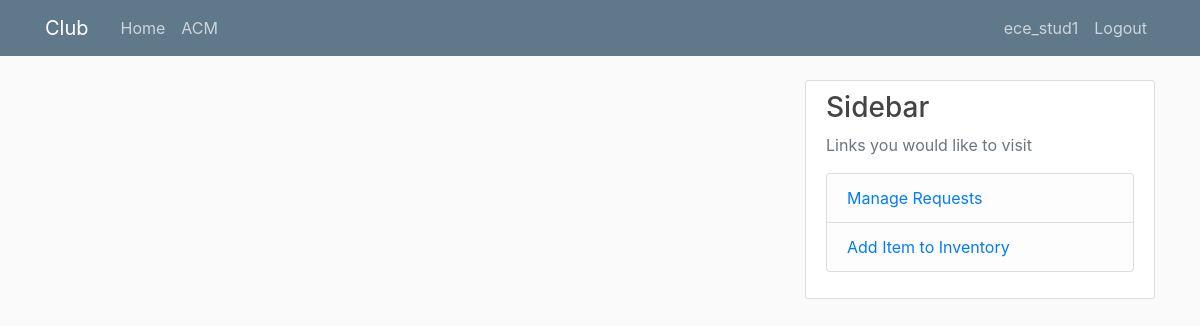
The page /user/Your-Inventory/ (signed in) on the database as committed earlier.
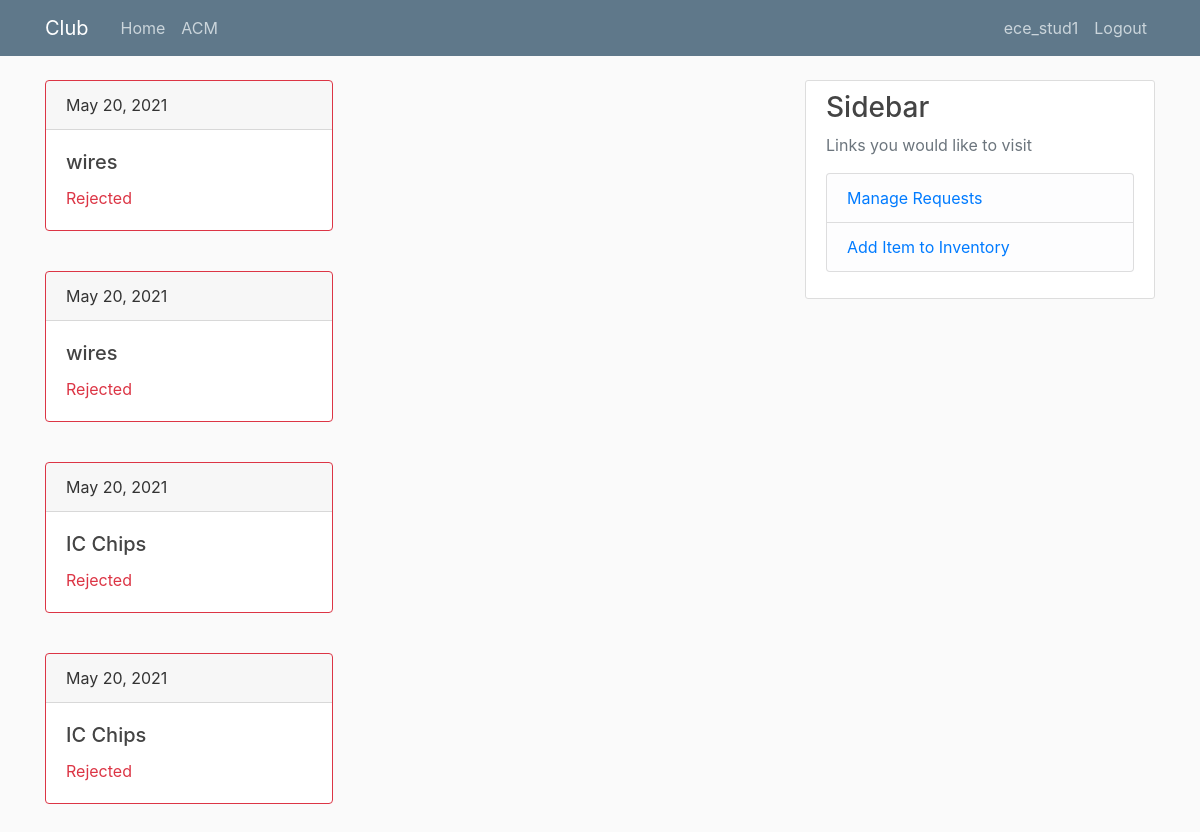
The same page on the database as committed later.
### User/models.py (models this page shows, shortened)
class User(AbstractBaseUser):
    YEAR = (
        (1, 'First Year'),
        (2, 'Second Year'),
        (3, 'Third Year'),
        (4, 'Fourth Year')
    )
    userName         = models.CharField(verbose_name = "Username", max_length = 27, unique = True)
    email            = models.CharField(verbose_name = 'Email Address', max_length = 27, unique = True)
    name             = models.CharField(verbose_name = 'First Name',max_length = 27)
    year             = models.IntegerField(verbose_name = 'Year', choices = YEAR, default = 2)
    roll             = models.CharField(verbose_name = 'Roll Number', max_length = 10)
    department       = models.CharField(verbose_name = 'Department', max_length = 20)
    mobileNumber     = models.CharField(verbose_name = 'Mobile Number',max_length = 27 ,unique = True)
    club             = models.ForeignKey(Club, default = None, on_delete = models.SET_NULL ,related_name = 'Club_Member', null = True, blank = True)
    is_convener      = models.BooleanField(default = False)
    is_active        = models.BooleanField(default = True)
    is_admin         = models.BooleanField(default = False)
    objects = CustUserManager()
    USERNAME_FIELD  = 'userName'
    REQUIRED_FIELDS = ['email', 'name', 'roll', 'year', 'department', 'mobileNumber', ]

### Club/models.py (models this page shows, shortened)
class Club(models.Model):
    name        = models.CharField(verbose_name = 'Club Name', max_length = 24)
    convener    = models.ForeignKey("User.User", default = None, on_delete = models.SET_NULL, related_name = 'Convener', null = True, blank = True)
    dateCreated = models.DateField(default = timezone.now)
    def __str__(self):
        return self.name

class ItemRequest(models.Model):
    memberID    = models.ForeignKey("User.User", on_delete = models.CASCADE)
    itemID      = models.ForeignKey(Items, on_delete = models.CASCADE)
    createdOn   = models.DateField(default=timezone.now)
    requested   = models.IntegerField(verbose_name="Number of requested items ")
    club        = models.ForeignKey(Club, on_delete = models.CASCADE)
    status      = models.ForeignKey(RequestStatus, on_delete = models.CASCADE)

class Items(models.Model):
    name     = models.CharField(verbose_name = 'Item Name', max_length = 200, unique = False)
    quantity = models.IntegerField(verbose_name = 'Quantity')
    club     = models.ForeignKey(Club, on_delete = models.CASCADE, related_name = 'item_club')

class RequestStatus(models.Model):
    description = models.CharField(max_length=27)

### User/views.py (the view)
# urls.py: path("Your-Inventory/", YourInventory, name = 'Your Inventory'),
def YourInventory(request):
    user = request.user
    requestsPending = ItemRequest.objects.filter(memberID = user).filter(status = RequestStatus.objects.all()[1])
    requestsAccepted = ItemRequest.objects.filter(memberID = user).filter(status = RequestStatus.objects.all()[0])
    requestsRejected = ItemRequest.objects.filter(memberID = user).filter(status = RequestStatus.objects.all()[2])
    context = {'pending':requestsPending, 'accepted' : requestsAccepted, 'rejected' : requestsRejected}
    return render(request, 'User/Inventory.html', context)

### User/templates/User/Inventory.html (shortened to what this page needs)
{% extends "User/Base.html" %}
{% block content %}
{% for p in rejected %}
<div class="card border-danger mb-3" style="max-width: 18rem;">
  <div class="card-header">{{ p.createdOn }}</div>
  <div class="card-body text-danger">
    <h5 class="card-title">{{ p.itemID.name }}</h5>
    <p class="card-text">{{ p.status.description }}</p>
  </div>
</div>
<br>
{% endfor %}
{% endblock content %}

### User/templates/User/Base.html (shortened to what this page needs)
{% load static %}
<!DOCTYPE html>
<html>
<head>
    <link rel="stylesheet" href="https://maxcdn.bootstrapcdn.com/bootstrap/4.0.0/css/bootstrap.min.css">
    <link rel="stylesheet" type="text/css" href="{% static 'User/main.css' %}">
</head>
<body>
    <header class="site-header">
      <nav class="navbar navbar-expand-md navbar-dark bg-steel fixed-top">
        <div class="container">
          <a class="navbar-brand mr-4" href="{% url 'home' %}">Club</a>
          <div class="collapse navbar-collapse" id="navbarToggle">
            <div class="navbar-nav mr-auto">
              <a class="nav-item nav-link" href="{% url 'home' %}">Home</a>
              {% if user.is_authenticated %}
                {% if user.is_convener %}
                  <a class="nav-item nav-link" href="{% url 'Club Details' %}">{{ user.club }}</a>
                {% else %}
                  <a class="nav-item nav-link" href="{% url 'Your Inventory' %}">Your Inventory</a>
                {% endif %}
              {% endif %}
            </div>
            <div class="navbar-nav">
            {% if user.is_authenticated %}
                <a class="nav-item nav-link" href="{% url 'Your Profile' %}">{{ user.userName }}</a>
                <a class="nav-item nav-link" href="{% url 'logout' %}">Logout</a>
            {% else %}
                <a class="nav-item nav-link" href="{% url 'login' %}">Login</a>
                <a class="nav-item nav-link" href="{% url 'register' %}">Register</a>
            {% endif %}
            </div>
          </div>
        </div>
      </nav>
    </header>
    <main role="main" class="container">
      <div class="row">
        <div class="col-md-8">
          {% block content %}{% endblock %}
        </div>
        <div class="col-md-4">
          <div class="content-section">
            <h3>Sidebar</h3>
            <p class='text-muted'>Links you would like to visit
              <ul class="list-group">
              {% if user.is_convener %}
                <li class="list-group-item list-group-item-light"><a href = "{% url 'Manage Request' %}">Manage Requests</a></li>
                <li class="list-group-item list-group-item-light"><a href = "{% url 'Add Item' %}">Add Item to Inventory</a></li>
              {% endif %}
              </ul>
            </p>
          </div>
        </div>
      </div>
    </main>
</body>
</html>

### User/static/User/main.css (style rules this page uses)
body { background: #fafafa; color: #333333; margin-top: 5rem; margin-bottom: 120px; }
h1, h2, h3, h4, h5, h6 { color: #444444; }
ul { margin: 0; }
.bg-steel { background-color: #5f788a; }
.site-header .navbar-nav .nav-link { color: #cbd5db; }
.content-section { background: #ffffff; padding: 10px 20px; border: 1px solid #dddddd; border-radius: 3px; margin-bottom: 20px; }

Rows that differ between the two databases and show on the page:
added ItemRequest: createdOn "May 20, 2021", itemID.name "wires", status.description "Rejected"
added ItemRequest: createdOn "May 20, 2021", itemID.name "wires", status.description "Rejected"
added ItemRequest: createdOn "May 20, 2021", itemID.name "IC Chips", status.description "Rejected"
added ItemRequest: createdOn "May 20, 2021", itemID.name "IC Chips", status.description "Rejected"
